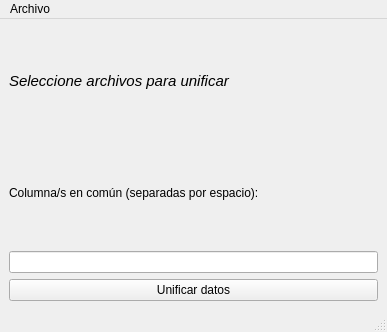
<?xml version="1.0" encoding="UTF-8"?>
<ui version="4.0">
 <class>MainWindow</class>
 <widget class="QMainWindow" name="MainWindow">
  <property name="geometry">
   <rect>
    <x>0</x>
    <y>0</y>
    <width>387</width>
    <height>332</height>
   </rect>
  </property>
  <property name="windowTitle">
   <string>Bases Unidas</string>
  </property>
  <property name="windowIcon">
   <iconset>
    <normaloff>../assets/icono.ico</normaloff>
    <normalon>../assets/icono.ico</normalon>../assets/icono.ico</iconset>
  </property>
  <widget class="QWidget" name="centralwidget">
   <layout class="QGridLayout" name="gridLayout">
    <item row="0" column="0">
     <widget class="QLabel" name="label_select">
      <property name="font">
       <font>
        <pointsize>11</pointsize>
        <italic>true</italic>
       </font>
      </property>
      <property name="text">
       <string>Seleccione archivos para unificar</string>
      </property>
     </widget>
    </item>
    <item row="3" column="0">
     <widget class="QLineEdit" name="lineEdit_cc">
      <property name="text">
       <string/>
      </property>
     </widget>
    </item>
    <item row="4" column="0">
     <widget class="QPushButton" name="pushButton_Unificar">
      <property name="text">
       <string>Unificar datos</string>
      </property>
     </widget>
    </item>
    <item row="1" column="0">
     <widget class="QLabel" name="label_c">
      <property name="font">
       <font>
        <pointsize>9</pointsize>
       </font>
      </property>
      <property name="text">
       <string>Columna/s en común (separadas por espacio):</string>
      </property>
     </widget>
    </item>
   </layout>
  </widget>
  <widget class="QStatusBar" name="statusbar"/>
  <widget class="QMenuBar" name="menubar">
   <property name="geometry">
    <rect>
     <x>0</x>
     <y>0</y>
     <width>387</width>
     <height>26</height>
    </rect>
   </property>
   <widget class="QMenu" name="menuBases_Unidas">
    <property name="title">
     <string>Archivo</string>
    </property>
    <addaction name="actionAbrir"/>
   </widget>
   <addaction name="menuBases_Unidas"/>
  </widget>
  <action name="actionAbrir">
   <property name="checkable">
    <bool>false</bool>
   </property>
   <property name="text">
    <string>Abrir</string>
   </property>
  </action>
 </widget>
 <resources/>
 <connections/>
</ui>
